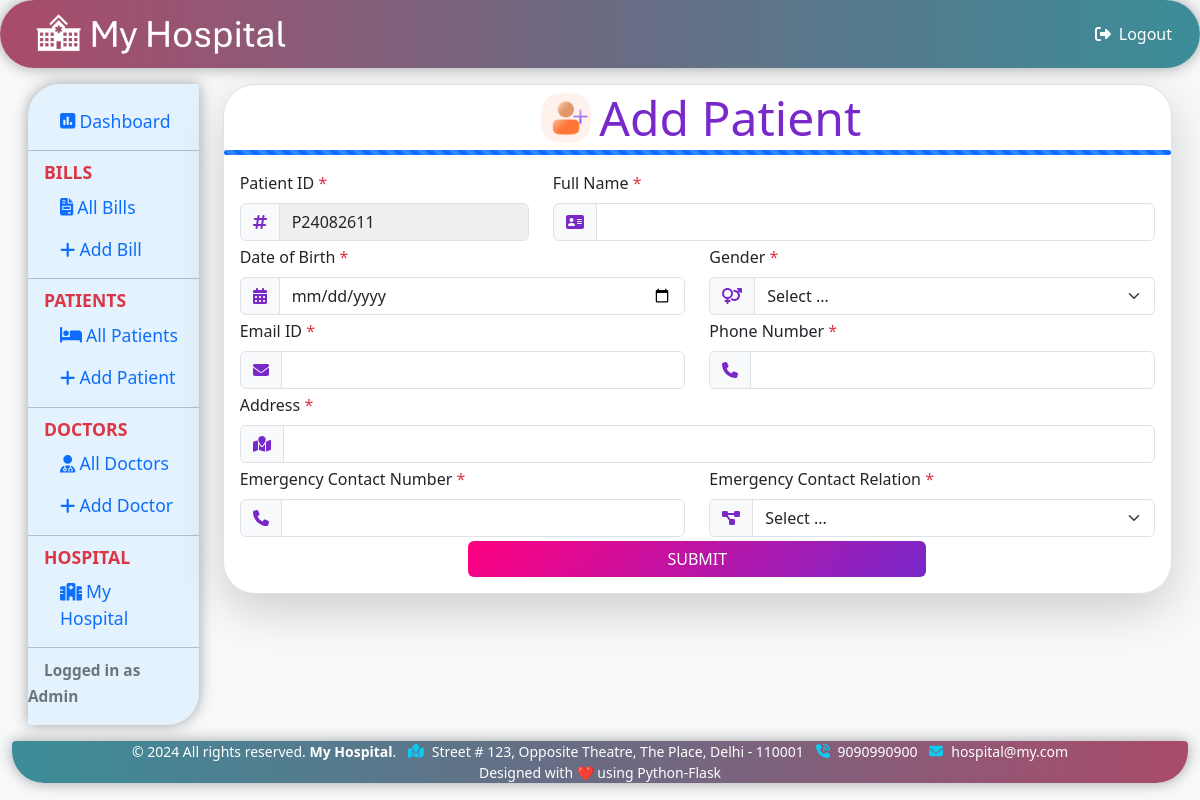
/addpatient (signed in), run on the app's committed database.
### tables this page shows
CREATE TABLE hospital (
	"id" INTEGER PRIMARY KEY AUTOINCREMENT,
	"name"	TEXT,
	"logo"	TEXT,
	"address"	TEXT,
	"phone"	TEXT,
	"email" TEXT,
	"specs" TEXT );

### docbill.py (the view)
@app.route("/addpatient", methods=["GET", "POST"])
def addpatient():
	if ('logged_in' not in session) or (session['logged_in'] != True):
		flash('Session timeout. Please login again', 'info')
		return redirect(url_for("login"))
	conn = sql.connect(DATABASE)
	cur = conn.cursor()
	hosp = cur.execute("SELECT * FROM hospital ORDER BY id DESC").fetchone()
	hdata = ['']*6 if hosp == None else [hosp[1],hosp[2],hosp[3],hosp[4],hosp[5],hosp[6]]
	lastsl = cur.execute("SELECT patsl FROM patients ORDER BY patsl DESC").fetchone()
	lastsl = 0 if lastsl == None else lastsl[0]
	nextpatid = str(datetime.now().strftime("%y%m%d"))+f"{lastsl+1:02}"
	if request.method == "POST":
		content = request.form.to_dict()
		cur.execute("INSERT INTO patients ({}) VALUES ({})".format(','.join(content.keys()), ', '.join(['?']*len(content))), tuple(content.values()))
		conn.commit()
		flash('Patient Details Added Successfully', 'success')
		return redirect(url_for('addpatient'))
	return render_template("addpatient.html", nextpatid = nextpatid, hdata = hdata, title = 'Add Patient')

### docbill.py (called while the page is built)
@app.before_request
def before_request():
	session.permanent = True
	app.permanent_session_lifetime = timedelta(minutes=10)

### templates/addpatient.html (shortened to what this page needs)
				{% include 'header.html' %}
				{% block body %}
				<div class="col-sm-10">
					<div class="bg-white border rounded-5 shadow-lg overflow-hidden">
						<div class="row justify-content-md-center">
							<div class="col-12">
								<h2 class="my-1 display-5 d-flex justify-content-center align-items-center pat-icon"><img src="/static/images/addpatient.png" class="headerimg mx-2">{{title}}</h2>
							</div>
						</div>
						<div class="progress">
							<div class="progress-bar progress-bar-striped progress-bar-animated w-100" role="progressbar"></div>
						</div>
						<form action="/addpatient" method="POST">
							<div class="row p-3 gy-1">
								<div class="col-md-4 col-12">
									<label for="patid" class="form-label">Patient ID <span class="text-danger">*</span></label>
									<div class="input-group">
										<span class="input-group-text"><i class="pat-icon fa-solid fa-hashtag"></i></span>
										<input type="text" class="form-control disabled" id="patid" name="patid" value="P{{nextpatid}}" required>
									</div>
								</div>
								<div class="col-md-8 col-12">
									<label for="patfullname" class="form-label">Full Name <span class="text-danger">*</span></label>
									<div class="input-group">
										<span class="input-group-text"><i class="pat-icon fa-solid fa-address-card"></i></span>
										<input type="text" class="form-control" id="patfullname" name="patfullname" required>
									</div>
								</div>
								<div class="col-12 col-md-6">
									<label for="patdob" class="form-label">Date of Birth <span class="text-danger">*</span></label>
									<div class="input-group">
										<span class="input-group-text"><i class="pat-icon fa-solid fa-calendar-days"></i></span>
										<input type="date" class="form-control" id="patdob" name="patdob" required>
									</div>
								</div>
								<div class="col-12 col-md-6">
									<label for="patgender" class="form-label">Gender <span class="text-danger">*</span></label>
									<div class="input-group">
										<span class="input-group-text"><i class="pat-icon fa-solid fa-venus-mars"></i></span>
										<select class="form-select" id="patgender" name="patgender" required>
											<option value="" selected disabled>Select ...</option>
										</select>
									</div>
								</div>
								<div class="col-12 col-md-6">
									<label for="patemail" class="form-label">Email ID <span class="text-danger">*</span></label>
									<div class="input-group">
										<span class="input-group-text"><i class="pat-icon fa-solid fa-envelope"></i></span>
										<input type="email" class="form-control" id="patemail" name="patemail" required>
									</div>
								</div>
								<div class="col-12 col-md-6">
									<label for="patphone" class="form-label">Phone Number <span class="text-danger">*</span></label>
									<div class="input-group">
										<span class="input-group-text"><i class="pat-icon fa-solid fa-phone"></i></span>
										<input type="tel" class="form-control" id="patphone" name="patphone" required>
									</div>
								</div>
								<div class="col-12">
									<label for="pataddress" class="form-label">Address <span class="text-danger">*</span></label>
									<div class="input-group">
										<span class="input-group-text"><i class="pat-icon fa-solid fa-map-location"></i></span>
										<input type="text" class="form-control" id="pataddress" name="pataddress" required>
									</div>
								</div>
								<div class="col-12 col-md-6">
									<label for="pataltcontact" class="form-label">Emergency Contact Number <span class="text-danger">*</span></label>
									<div class="input-group">
										<span class="input-group-text"><i class="pat-icon fa-solid fa-phone"></i></span>
										<input type="text" class="form-control" id="pataltcontact" name="pataltcontact" required>
									</div>
								</div>
								<div class="col-12 col-md-6">
									<label for="patrelation" class="form-label">Emergency Contact Relation <span class="text-danger">*</span></label>
									<div class="input-group">
										<span class="input-group-text"><i class="pat-icon fa-solid fa-diagram-project"></i></span>
										<select class="form-select" id="patrelation" name="patrelation" required>
											<option value="" selected disabled>Select ...</option>
										</select>
									</div>
								</div>
								<div class="col">
									<div class="d-flex justify-content-center">
										<button class="btn submitbtn w-50" type="submit">Submit</button>
									</div>
								</div>
							</div>
						</form>
					</div>
				</div>
				{% endblock %}
				{% include 'footer.html' %}

### templates/header.html (shortened to what this page needs)
<!DOCTYPE html>
<html lang="en">
	<head>
		<link rel="stylesheet" type="text/css" href="/static/css/bootstrap-5.3.3.css">
		<link rel="stylesheet" type="text/css" href="/static/css/fontawesome-6.5.2.all.min.css">
		<link rel="stylesheet" type="text/css" href="/static/css/dataTables-2.1.0.min.css">
		<link rel="stylesheet" type="text/css" href="/static/css/customstyle.css">
	</head>
	<body class="bg-light">
		<nav class="navbar navbar-bg sticky-top rounded-pill px-3">
			<div class="container-fluid">
				<a class="navbar-brand d-flex align-items-center" href="{{url_for('dashboard')}}"><img src="/static/images/logo/{{hdata[1]}}" onerror="this.onerror=null; this.src='/static/images/logo.png';" alt="Logo" class="img-fluid logoimg mx-2"></a>
				<div class="navbar-nav">
					<a class="nav-item nav-link logout non-printable" href="{{url_for('logout')}}"><i class="fa-solid fa-right-from-bracket px-2"></i>Logout</a>
				</div>
			</div>
		</nav>
		<div class="container-fluid">
			<div class="row p-3 gy-2">
				<div class="col-sm-2 non-printable">
					<div class="vertical-nav py-3">
						<ul class="nav flex-column">
							<li class="nav-item"><a href="{{url_for('dashboard')}}" class="nav-link"><i class="fa-solid fa-square-poll-vertical me-1"></i>Dashboard</a></li>
						</ul>
						<hr class="my-2" />
						<p class="text-danger fw-bold px-3 m-0">BILLS</p>
						<ul class="nav flex-column">
							<li class="nav-item"><a href="{{url_for('bills')}}" class="nav-link"><i class="fa-solid fa-file-invoice me-1"></i>All Bills</a></li>
							<li class="nav-item"><a href="{{url_for('addbill')}}" class="nav-link"><i class="fa-solid fa-plus me-1"></i>Add Bill</a></li>
						</ul>
						<hr class="my-2" />
						<p class="text-danger fw-bold px-3 m-0">PATIENTS</p>
						<ul class="nav flex-column">
							<li class="nav-item"><a href="{{url_for('patients')}}" class="nav-link"><i class="fa-solid fa-bed me-1"></i>All Patients</a></li>
							<li class="nav-item"><a href="{{url_for('addpatient')}}" class="nav-link"><i class="fa-solid fa-plus me-1"></i>Add Patient</a></li>
						</ul>
						<hr class="my-2" />
						<p class="text-danger fw-bold px-3 m-0">DOCTORS</p>
						<ul class="nav flex-column">
							<li class="nav-item"><a href="{{url_for('doctors')}}" class="nav-link"><i class="fa-solid fa-user-doctor me-1"></i>All Doctors</a></li>
							<li class="nav-item"><a href="{{url_for('adddoctor')}}" class="nav-link"><i class="fa-solid fa-plus me-1"></i>Add Doctor</a></li>
						</ul>
						<hr class="my-2" />
						<p class="text-danger fw-bold px-3 m-0">HOSPITAL</p>
						<ul class="nav flex-column">
							<li class="nav-item"><a href="{{url_for('hospital')}}" class="nav-link"><i class="fa-solid fa-hospital me-1"></i>My Hospital</a></li>
						</ul>
						<hr class="my-2">
						<span class="px-3 small fw-bold text-secondary">Logged in as Admin</span>
					</div>
				</div>

### templates/footer.html (shortened to what this page needs)
				{% block body %}
						</div>
							<footer class="footbar sticky-bottom text-white text-center small">
								<span>&copy; 2024 All rights reserved. <strong>{{hdata[0]}}</strong>. <i class="fa-solid fa-map-location text-info mx-2"></i>{{hdata[2]}} <i class="fa-solid fa-phone-volume text-info mx-2"></i>{{hdata[3]}} <i class="fa-solid fa-envelope text-info mx-2"></i>{{hdata[4]}}</span><br>
								<span type="button" data-bs-toggle="modal" data-bs-target="#footerModal">Designed with ❤️ using Python-Flask</span>
							</footer>
						</div>
					</body>
				</html>
				{% endblock %}

### static/css/customstyle.css (style rules this page uses)
.navbar { box-shadow: rgba(0, 0, 0, 0.35) 0px 0px 15px; border-radius: 2rem 2rem 4px 4px; background: linear-gradient(to right, #aa4b6b, #6b6b83, #3b8d99); }
.navbar-bg { background: linear-gradient(to right, #aa4b6b, #6b6b83, #3b8d99); }
.navbar-brand { font-size: 2rem!important; color: white; }
.nav-item { margin-left: 1rem; color: white; }
.logout { color: white; }
.vertical-nav { font-size: 1.1rem; background: #e3f2fd; box-shadow: rgba(0, 0, 0, 0.35) 0px 0px 15px; border-radius: 2rem 1px; }
.form-select { border-top-right-radius: 0.375rem !important; border-bottom-right-radius: 0.375rem !important; }
.progress { height: 5px; }
.logoimg { max-width: 250px; }
.headerimg { max-width: 50px; }
.disabled { background: #efefef; pointer-events: none; }
.pat-icon { color: #7928ca; }
.submitbtn { background-image: linear-gradient(310deg, #7928ca, #ff0080); border: none; text-transform: uppercase; color: white; }
.footbar { box-shadow: rgba(0, 0, 0, 0.35) 0px 0px 15px; border-radius: 4px 4px 2rem 2rem; background: linear-gradient(to left, #aa4b6b, #6b6b83, #3b8d99); }

### data on the page
hospital: logo (picture), name "My Hospital", address "Street # 123, Opposite Theatre, The Place, Delhi - 110001", phone "9090990900", email "hospital@my.com"

### other printed values
{{ title }} "Add Patient"
